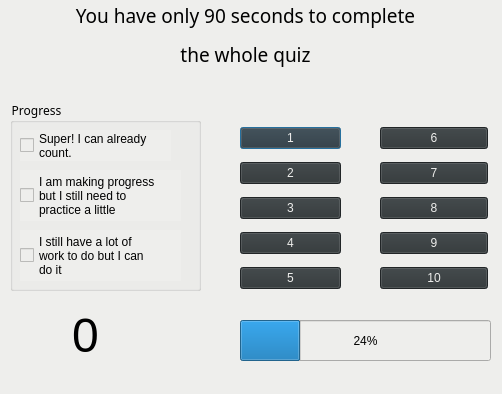
<?xml version="1.0" encoding="UTF-8"?>
<ui version="4.0">
 <class>MyDialog</class>
 <widget class="QDialog" name="MyDialog">
  <property name="geometry">
   <rect>
    <x>0</x>
    <y>0</y>
    <width>502</width>
    <height>394</height>
   </rect>
  </property>
  <property name="windowTitle">
   <string>Challenge</string>
  </property>
  <property name="styleSheet">
   <string notr="true">background-color: rgb(238, 238, 236);</string>
  </property>
  <widget class="QGroupBox" name="groupBox">
   <property name="geometry">
    <rect>
     <x>10</x>
     <y>100</y>
     <width>191</width>
     <height>191</height>
    </rect>
   </property>
   <property name="font">
    <font>
     <family>Reem Kufi</family>
    </font>
   </property>
   <property name="styleSheet">
    <string notr="true"/>
   </property>
   <property name="title">
    <string>Progress</string>
   </property>
   <widget class="QCheckBox" name="checkBox">
    <property name="geometry">
     <rect>
      <x>10</x>
      <y>30</y>
      <width>151</width>
      <height>31</height>
     </rect>
    </property>
    <property name="text">
     <string>Super! I can already
count.</string>
    </property>
   </widget>
   <widget class="QCheckBox" name="checkBox_2">
    <property name="geometry">
     <rect>
      <x>10</x>
      <y>70</y>
      <width>161</width>
      <height>51</height>
     </rect>
    </property>
    <property name="text">
     <string>I am making progress
but I still need to
practice a little</string>
    </property>
   </widget>
   <widget class="QCheckBox" name="checkBox_3">
    <property name="geometry">
     <rect>
      <x>10</x>
      <y>130</y>
      <width>161</width>
      <height>51</height>
     </rect>
    </property>
    <property name="text">
     <string>I still have a lot of
work to do but I can
do it</string>
    </property>
   </widget>
  </widget>
  <widget class="QWidget" name="layoutWidget">
   <property name="geometry">
    <rect>
     <x>240</x>
     <y>120</y>
     <width>101</width>
     <height>180</height>
    </rect>
   </property>
   <layout class="QVBoxLayout" name="verticalLayout">
    <item>
     <widget class="QPushButton" name="pushButton">
      <property name="styleSheet">
       <string notr="true">border-color: rgb(46, 52, 54);
color: rgb(238, 238, 236);
font: 11pt &quot;Ubuntu&quot;;
background-color: rgb(46, 52, 54);</string>
      </property>
      <property name="text">
       <string>1</string>
      </property>
     </widget>
    </item>
    <item>
     <widget class="QPushButton" name="pushButton_2">
      <property name="styleSheet">
       <string notr="true">border-color: rgb(46, 52, 54);
color: rgb(238, 238, 236);
font: 11pt &quot;Ubuntu&quot;;
background-color: rgb(46, 52, 54);</string>
      </property>
      <property name="text">
       <string>2</string>
      </property>
     </widget>
    </item>
    <item>
     <widget class="QPushButton" name="pushButton_3">
      <property name="styleSheet">
       <string notr="true">border-color: rgb(46, 52, 54);
color: rgb(238, 238, 236);
font: 11pt &quot;Ubuntu&quot;;
background-color: rgb(46, 52, 54);</string>
      </property>
      <property name="text">
       <string>3</string>
      </property>
     </widget>
    </item>
    <item>
     <widget class="QPushButton" name="pushButton_4">
      <property name="styleSheet">
       <string notr="true">border-color: rgb(46, 52, 54);
color: rgb(238, 238, 236);
font: 11pt &quot;Ubuntu&quot;;
background-color: rgb(46, 52, 54);</string>
      </property>
      <property name="text">
       <string>4</string>
      </property>
     </widget>
    </item>
    <item>
     <widget class="QPushButton" name="pushButton_5">
      <property name="styleSheet">
       <string notr="true">border-color: rgb(46, 52, 54);
color: rgb(238, 238, 236);
font: 11pt &quot;Ubuntu&quot;;
background-color: rgb(46, 52, 54);</string>
      </property>
      <property name="text">
       <string>5</string>
      </property>
     </widget>
    </item>
   </layout>
  </widget>
  <widget class="QWidget" name="layoutWidget">
   <property name="geometry">
    <rect>
     <x>380</x>
     <y>120</y>
     <width>108</width>
     <height>180</height>
    </rect>
   </property>
   <layout class="QVBoxLayout" name="verticalLayout_2">
    <item>
     <widget class="QPushButton" name="pushButton_6">
      <property name="styleSheet">
       <string notr="true">border-color: rgb(46, 52, 54);
color: rgb(238, 238, 236);
font: 11pt &quot;Ubuntu&quot;;
background-color: rgb(46, 52, 54);</string>
      </property>
      <property name="text">
       <string>6</string>
      </property>
     </widget>
    </item>
    <item>
     <widget class="QPushButton" name="pushButton_7">
      <property name="styleSheet">
       <string notr="true">border-color: rgb(46, 52, 54);
color: rgb(238, 238, 236);
font: 11pt &quot;Ubuntu&quot;;
background-color: rgb(46, 52, 54);</string>
      </property>
      <property name="text">
       <string>7</string>
      </property>
     </widget>
    </item>
    <item>
     <widget class="QPushButton" name="pushButton_8">
      <property name="styleSheet">
       <string notr="true">border-color: rgb(46, 52, 54);
color: rgb(238, 238, 236);
font: 11pt &quot;Ubuntu&quot;;
background-color: rgb(46, 52, 54);</string>
      </property>
      <property name="text">
       <string>8</string>
      </property>
     </widget>
    </item>
    <item>
     <widget class="QPushButton" name="pushButton_9">
      <property name="styleSheet">
       <string notr="true">border-color: rgb(46, 52, 54);
color: rgb(238, 238, 236);
font: 11pt &quot;Ubuntu&quot;;
background-color: rgb(46, 52, 54);</string>
      </property>
      <property name="text">
       <string>9</string>
      </property>
     </widget>
    </item>
    <item>
     <widget class="QPushButton" name="pushButton_10">
      <property name="styleSheet">
       <string notr="true">border-color: rgb(46, 52, 54);
color: rgb(238, 238, 236);
font: 11pt &quot;Ubuntu&quot;;
background-color: rgb(46, 52, 54);</string>
      </property>
      <property name="text">
       <string>10</string>
      </property>
     </widget>
    </item>
   </layout>
   <zorder>pushButton_6</zorder>
   <zorder>pushButton_7</zorder>
   <zorder>pushButton_9</zorder>
   <zorder>pushButton_8</zorder>
   <zorder>pushButton_10</zorder>
  </widget>
  <widget class="QLabel" name="label">
   <property name="geometry">
    <rect>
     <x>30</x>
     <y>300</y>
     <width>111</width>
     <height>71</height>
    </rect>
   </property>
   <property name="font">
    <font>
     <pointsize>36</pointsize>
    </font>
   </property>
   <property name="styleSheet">
    <string notr="true"/>
   </property>
   <property name="text">
    <string>&lt;html&gt;&lt;head/&gt;&lt;body&gt;&lt;p&gt;&lt;span style=&quot; font-size:36pt;&quot;&gt;0&lt;/span&gt;&lt;/p&gt;&lt;/body&gt;&lt;/html&gt;</string>
   </property>
   <property name="alignment">
    <set>Qt::AlignCenter</set>
   </property>
  </widget>
  <widget class="QLabel" name="label_2">
   <property name="geometry">
    <rect>
     <x>-10</x>
     <y>-10</y>
     <width>511</width>
     <height>91</height>
    </rect>
   </property>
   <property name="font">
    <font>
     <family>Reem Kufi</family>
     <pointsize>14</pointsize>
     <weight>50</weight>
     <italic>false</italic>
     <bold>false</bold>
    </font>
   </property>
   <property name="styleSheet">
    <string notr="true"/>
   </property>
   <property name="text">
    <string>&lt;html&gt;&lt;head/&gt;&lt;body&gt;&lt;p align=&quot;center&quot;&gt;You have only 90  seconds to complete&lt;/p&gt;&lt;p align=&quot;center&quot;&gt;the whole quiz&lt;/p&gt;&lt;/body&gt;&lt;/html&gt;</string>
   </property>
  </widget>
  <widget class="QProgressBar" name="ProgressBar">
   <property name="geometry">
    <rect>
     <x>240</x>
     <y>320</y>
     <width>251</width>
     <height>41</height>
    </rect>
   </property>
   <property name="autoFillBackground">
    <bool>false</bool>
   </property>
   <property name="value">
    <number>24</number>
   </property>
  </widget>
  <zorder>label_2</zorder>
  <zorder>groupBox</zorder>
  <zorder>layoutWidget</zorder>
  <zorder>layoutWidget</zorder>
  <zorder>label</zorder>
  <zorder>ProgressBar</zorder>
 </widget>
 <resources/>
 <connections/>
</ui>
